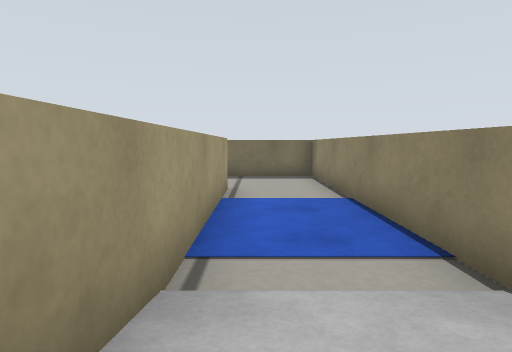
[1] (above)

15 first-person views from a walk through a robot-simulator world made for Gazebo. The camera is 0.13 m above the floor, tilts 6° down and sees 80° across. The floor is counted in squares, 0.2 m on a side. Each view is taken from the middle of a square. On the plan, view 1 faces up. The plan holds only what a view shows up to about 10 squares ahead; the rest is blank. Some surface patterns are stand-ins.

[2]
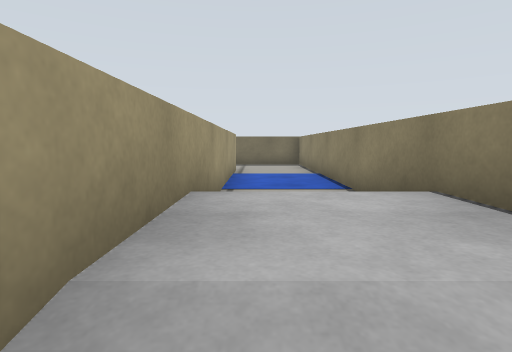

[3]
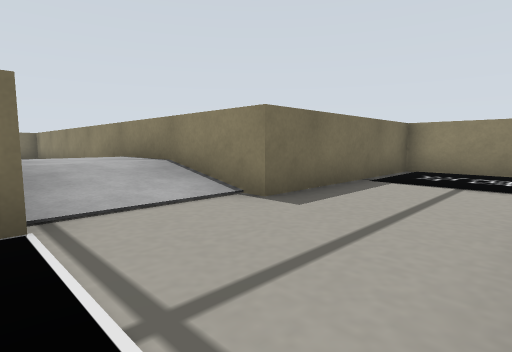

[4]
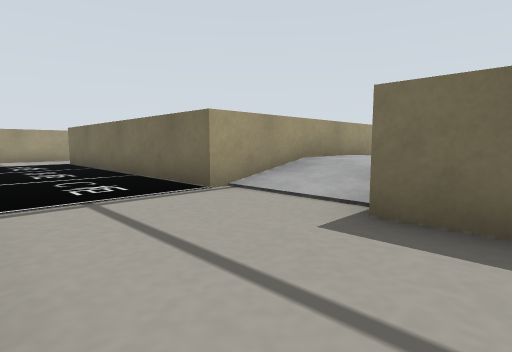

[5]
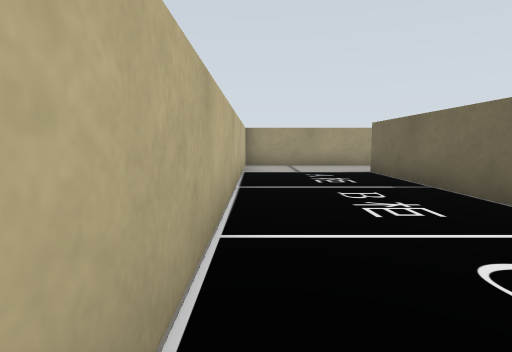

[6]
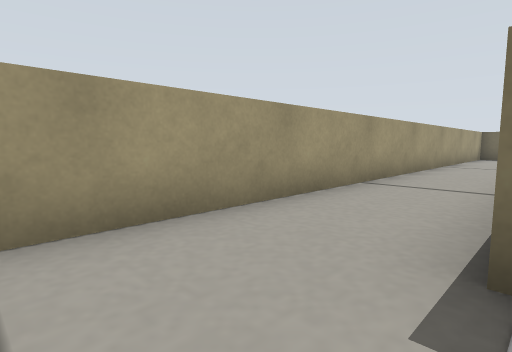

[7]
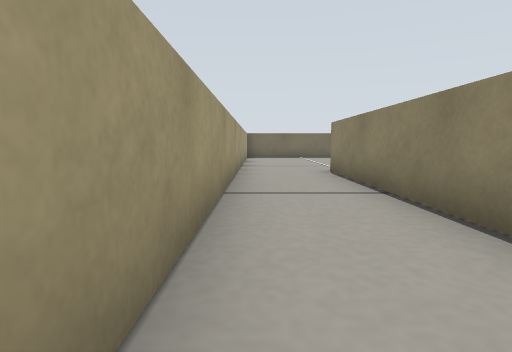

[8]
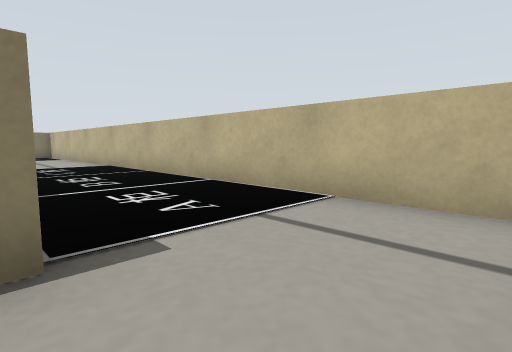

[9]
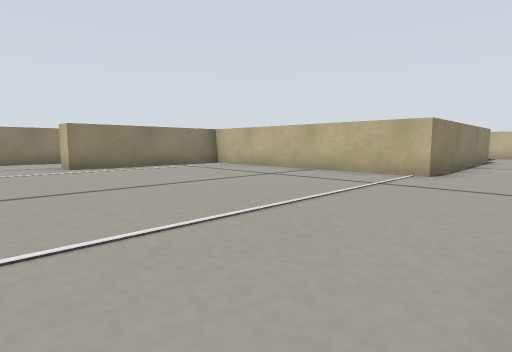

[10]
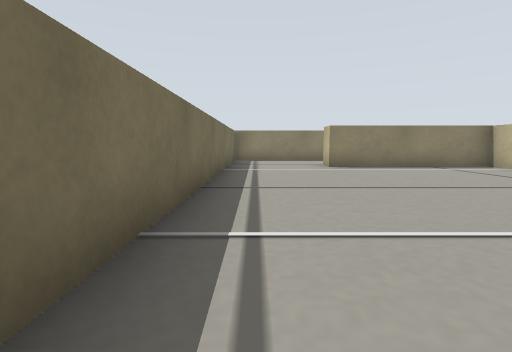

[11]
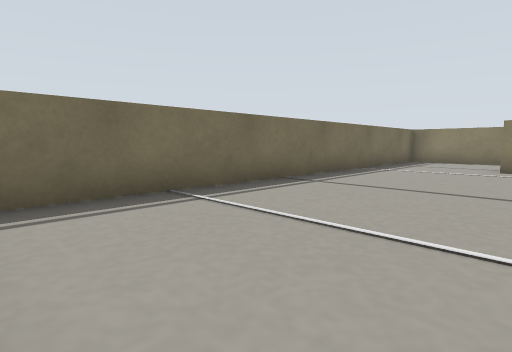

[12]
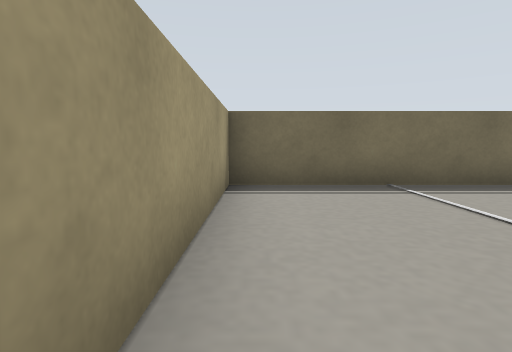

[13]
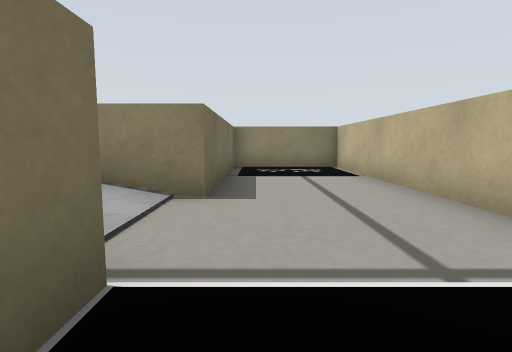

[14]
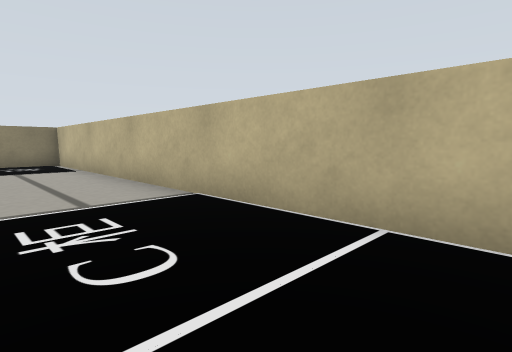

[15]
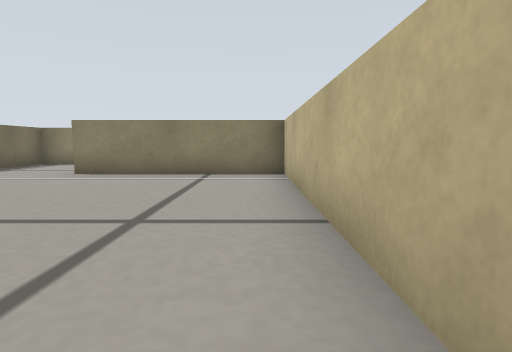

### Floor plan
Key: @ floor where view 1 was taken; # wall or solid block; . main floor; : floor 0.05 m higher than the main floor; / step, stairs or slope.
Columns run from 11 left of view 1 to 7 right of it. Each row starts with its distance up from view 1.
 10 ##############
  9 #............#
  8 #............#
  7 #............#
  6 #.........#..#
  5 #.........#::#
  4 #.........#::#
  3 #.........#::#
  2 #..########//#
  1 #..#      #  #
  0 #..#      #@ #
 -1 #..#      #  #
 -2 #..#      #  #
 -3 #..#      #/ #
 -4 #..########//######
 -5 #..::::::::.....::#
 -6 #..::::::::.....::#
 -7 #..::::::::.....::#
 -8 ###################

Where each view was taken, in squares from view 1:
view 1: 0 up, 0 right, facing up
view 2: 3 down, 0 right, facing up
view 3: 7 down, 1 left, facing up-right
view 4: 7 down, 3 right, facing up-left
view 5: 7 down, 1 left, facing left
view 6: 6 down, 8 left, facing up-left
view 7: 5 down, 10 left, facing up
view 8: 4 down, 10 left, facing down-right
view 9: 9 up, 10 left, facing down-right
view 10: 9 up, 10 left, facing right
view 11: 6 up, 10 left, facing up-right
view 12: 5 up, 10 left, facing up
view 13: 5 down, 2 left, facing right
view 14: 5 down, 4 left, facing down-right
view 15: 3 up, 8 left, facing right
